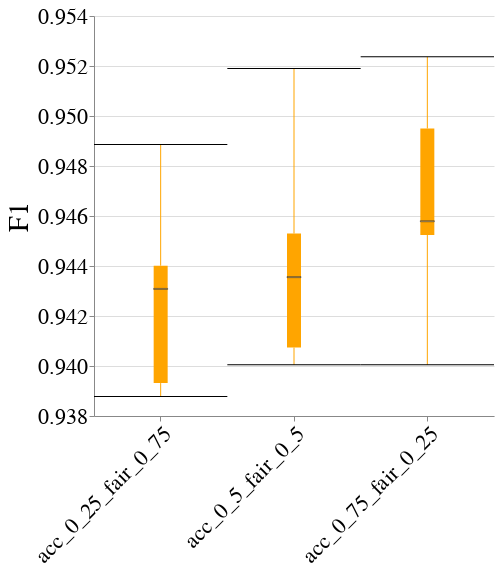

Here is the notebook cell this chart was saved with:
### Code cell
create_box_plot_per_dataset_and_case_study(to_plot=best_lp_metrics_per_exp_config_df,
                                           exp_name=EXP_NAME,
                                           dataset_name=DATASET_NAME,
                                           case_study_name=CASE_STUDY_NAME,
                                           metric_name="F1")

### Figure 1 — Vega-Lite specification as saved in the notebook (floating-point values rounded to 4 significant figures)
{"config": {"view": {"continuousWidth": 400, "continuousHeight": 300, "stroke": null}, "axis": {"labelFontSize": 22, "labelFontWeight": "normal", "titleFontSize": 28, "titleFontWeight": "normal"}, "title": {"fontSize": 28}}, "data": {"name": "data-9fe1efb6f56eb13ffd3f818dc6b45f68"}, "mark": {"type": "boxplot", "color": "orange", "median": {"stroke": "black", "strokeWidth": 0.7}, "ticks": true}, "encoding": {"x": {"axis": {"labelAngle": -45, "labelLimit": 500}, "field": "exp_config_name", "title": null, "type": "nominal"}, "y": {"field": "overall", "scale": {"zero": false}, "title": "F1", "type": "quantitative"}}, "height": 400, "width": 400, "$schema": "https://vega.github.io/schema/vega-lite/v4.17.0.json", "datasets": {"data-9fe1efb6f56eb13ffd3f818dc6b45f68": [{"exp_config_name": "acc_0_25_fair_0_75", "run_num": 1, "logical_pipeline_uuid": "Tm9uZSZOT19GQUlSTkVTU19JTlRFUlZFTlRJT04mZ2FuZGFsZl9jbGY=", "physical_pipeline_uuid": "8a0d4479-0156-4879-8293-2303178691de", "compound_pp_quality": 0.9848, "metric": "F1", "model_name": "gandalf_clf", "runtime_in_mins": 1.614, "dataset_name": "law_school", "logical_pipeline_name": "None&NO_FAIRNESS_INTERVENTION&gandalf_clf", "null_imputer_name": "None", "fairness_intervention_name": "NO_FAIRNESS_INTERVENTION", "male&race_dis": 0.825, "male&race_priv": 0.9495, "male_dis": 0.9283, "male_priv": 0.9477, "overall": 0.9393, "race_dis": 0.8408, "race_priv": 0.9569}, {"exp_config_name": "acc_0_25_fair_0_75", "run_num": 2, "logical_pipeline_uuid": "Tm9uZSZOT19GQUlSTkVTU19JTlRFUlZFTlRJT04mZ2FuZGFsZl9jbGY=", "physical_pipeline_uuid": "ebc6a20d-f1c4-4d8c-b481-135934f5f7a0", "compound_pp_quality": 0.9847, "metric": "F1", "model_name": "gandalf_clf", "runtime_in_mins": 1.765, "dataset_name": "law_school", "logical_pipeline_name": "None&NO_FAIRNESS_INTERVENTION&gandalf_clf", "null_imputer_name": "None", "fairness_intervention_name": "NO_FAIRNESS_INTERVENTION", "male&race_dis": 0.8349, "male&race_priv": 0.9479, "male_dis": 0.9293, "male_priv": 0.9462, "overall": 0.9388, "race_dis": 0.8458, "race_priv": 0.9558}, {"exp_config_name": "acc_0_25_fair_0_75", "run_num": 3, "logical_pipeline_uuid": "Tm9uZSZOT19GQUlSTkVTU19JTlRFUlZFTlRJT04mZ2FuZGFsZl9jbGY=", "physical_pipeline_uuid": "3047a13d-3489-4ef3-980a-aac93d23107e", "compound_pp_quality": 0.9857, "metric": "F1", "model_name": "gandalf_clf", "runtime_in_mins": 1.379, "dataset_name": "law_school", "logical_pipeline_name": "None&NO_FAIRNESS_INTERVENTION&gandalf_clf", "null_imputer_name": "None", "fairness_intervention_name": "NO_FAIRNESS_INTERVENTION", "male&race_dis": 0.8393, "male&race_priv": 0.9518, "male_dis": 0.9359, "male_priv": 0.9487, "overall": 0.9431, "race_dis": 0.8462, "race_priv": 0.9592}, {"exp_config_name": "acc_0_25_fair_0_75", "run_num": 4, "logical_pipeline_uuid": "Tm9uZSZOT19GQUlSTkVTU19JTlRFUlZFTlRJT04mZ2FuZGFsZl9jbGY=", "physical_pipeline_uuid": "df917591-0446-4876-a360-ea78565f9c3b", "compound_pp_quality": 0.987, "metric": "F1", "model_name": "gandalf_clf", "runtime_in_mins": 1.056, "dataset_name": "law_school", "logical_pipeline_name": "None&NO_FAIRNESS_INTERVENTION&gandalf_clf", "null_imputer_name": "None", "fairness_intervention_name": "NO_FAIRNESS_INTERVENTION", "male&race_dis": 0.8437, "male&race_priv": 0.9565, "male_dis": 0.9413, "male_priv": 0.9547, "overall": 0.9489, "race_dis": 0.8566, "race_priv": 0.9631}, {"exp_config_name": "acc_0_25_fair_0_75", "run_num": 5, "logical_pipeline_uuid": "Tm9uZSZOT19GQUlSTkVTU19JTlRFUlZFTlRJT04mZ2FuZGFsZl9jbGY=", "physical_pipeline_uuid": "434a94fe-8419-463f-8e2c-7d929b19ecc8", "compound_pp_quality": 0.9859, "metric": "F1", "model_name": "gandalf_clf", "runtime_in_mins": 4.295, "dataset_name": "law_school", "logical_pipeline_name": "None&NO_FAIRNESS_INTERVENTION&gandalf_clf", "null_imputer_name": "None", "fairness_intervention_name": "NO_FAIRNESS_INTERVENTION", "male&race_dis": 0.8239, "male&race_priv": 0.9534, "male_dis": 0.9371, "male_priv": 0.9494, "overall": 0.944, "race_dis": 0.8316, "race_priv": 0.9616}, {"exp_config_name": "acc_0_5_fair_0_5", "run_num": 1, "logical_pipeline_uuid": "Tm9uZSZOT19GQUlSTkVTU19JTlRFUlZFTlRJT04mZ2FuZGFsZl9jbGY=", "physical_pipeline_uuid": "490913b0-2ccd-4df9-b443-57ff29ad52d8", "compound_pp_quality": 0.9698, "metric": "F1", "model_name": "gandalf_clf", "runtime_in_mins": 1.71, "dataset_name": "law_school", "logical_pipeline_name": "None&NO_FAIRNESS_INTERVENTION&gandalf_clf", "null_imputer_name": "None", "fairness_intervention_name": "NO_FAIRNESS_INTERVENTION", "male&race_dis": 0.8269, "male&race_priv": 0.9499, "male_dis": 0.9295, "male_priv": 0.9481, "overall": 0.94, "race_dis": 0.843, "race_priv": 0.9569}, {"exp_config_name": "acc_0_5_fair_0_5", "run_num": 2, "logical_pipeline_uuid": "Tm9uZSZOT19GQUlSTkVTU19JTlRFUlZFTlRJT04mZ2FuZGFsZl9jbGY=", "physical_pipeline_uuid": "8988aae8-b2cc-48e0-8d10-fb275799ffa5", "compound_pp_quality": 0.9704, "metric": "F1", "model_name": "gandalf_clf", "runtime_in_mins": 2.755, "dataset_name": "law_school", "logical_pipeline_name": "None&NO_FAIRNESS_INTERVENTION&gandalf_clf", "null_imputer_name": "None", "fairness_intervention_name": "NO_FAIRNESS_INTERVENTION", "male&race_dis": 0.8421, "male&race_priv": 0.9491, "male_dis": 0.9314, "male_priv": 0.948, "overall": 0.9407, "race_dis": 0.8515, "race_priv": 0.9565}, {"exp_config_name": "acc_0_5_fair_0_5", "run_num": 3, "logical_pipeline_uuid": "Tm9uZSZOT19GQUlSTkVTU19JTlRFUlZFTlRJT04mZ2FuZGFsZl9jbGY=", "physical_pipeline_uuid": "a5e2856e-ba6a-449a-b22b-677c3e3b7963", "compound_pp_quality": 0.9716, "metric": "F1", "model_name": "gandalf_clf", "runtime_in_mins": 1.74, "dataset_name": "law_school", "logical_pipeline_name": "None&NO_FAIRNESS_INTERVENTION&gandalf_clf", "null_imputer_name": "None", "fairness_intervention_name": "NO_FAIRNESS_INTERVENTION", "male&race_dis": 0.8453, "male&race_priv": 0.9517, "male_dis": 0.9369, "male_priv": 0.9488, "overall": 0.9436, "race_dis": 0.848, "race_priv": 0.9592}, {"exp_config_name": "acc_0_5_fair_0_5", "run_num": 4, "logical_pipeline_uuid": "Tm9uZSZOT19GQUlSTkVTU19JTlRFUlZFTlRJT04mZ2FuZGFsZl9jbGY=", "physical_pipeline_uuid": "ab5cc229-0969-4197-9f71-1d7f0142256b", "compound_pp_quality": 0.9748, "metric": "F1", "model_name": "gandalf_clf", "runtime_in_mins": 3.378, "dataset_name": "law_school", "logical_pipeline_name": "None&NO_FAIRNESS_INTERVENTION&gandalf_clf", "null_imputer_name": "None", "fairness_intervention_name": "NO_FAIRNESS_INTERVENTION", "male&race_dis": 0.8798, "male&race_priv": 0.9568, "male_dis": 0.9462, "male_priv": 0.9563, "overall": 0.9519, "race_dis": 0.8896, "race_priv": 0.9609}, {"exp_config_name": "acc_0_5_fair_0_5", "run_num": 5, "logical_pipeline_uuid": "Tm9uZSZOT19GQUlSTkVTU19JTlRFUlZFTlRJT04mZ2FuZGFsZl9jbGY=", "physical_pipeline_uuid": "32e76f66-e158-46ba-b807-09616fd417b1", "compound_pp_quality": 0.9725, "metric": "F1", "model_name": "gandalf_clf", "runtime_in_mins": 1.885, "dataset_name": "law_school", "logical_pipeline_name": "None&NO_FAIRNESS_INTERVENTION&gandalf_clf", "null_imputer_name": "None", "fairness_intervention_name": "NO_FAIRNESS_INTERVENTION", "male&race_dis": 0.8327, "male&race_priv": 0.9539, "male_dis": 0.9388, "male_priv": 0.9504, "overall": 0.9453, "race_dis": 0.8421, "race_priv": 0.961}, {"exp_config_name": "acc_0_75_fair_0_25", "run_num": 1, "logical_pipeline_uuid": "Tm9uZSZOT19GQUlSTkVTU19JTlRFUlZFTlRJT04mZ2FuZGFsZl9jbGY=", "physical_pipeline_uuid": "c67846e7-56cf-434b-9bc2-9f3385419e40", "compound_pp_quality": 0.9549, "metric": "F1", "model_name": "gandalf_clf", "runtime_in_mins": 1.615, "dataset_name": "law_school", "logical_pipeline_name": "None&NO_FAIRNESS_INTERVENTION&gandalf_clf", "null_imputer_name": "None", "fairness_intervention_name": "NO_FAIRNESS_INTERVENTION", "male&race_dis": 0.8269, "male&race_priv": 0.9499, "male_dis": 0.9295, "male_priv": 0.9481, "overall": 0.94, "race_dis": 0.843, "race_priv": 0.9569}, {"exp_config_name": "acc_0_75_fair_0_25", "run_num": 2, "logical_pipeline_uuid": "Tm9uZSZOT19GQUlSTkVTU19JTlRFUlZFTlRJT04mcmZfY2xm", "physical_pipeline_uuid": "86b00ee4-55fe-4a60-b8f5-6ef352a22d88", "compound_pp_quality": 0.9563, "metric": "F1", "model_name": "rf_clf", "runtime_in_mins": 0.01542, "dataset_name": "law_school", "logical_pipeline_name": "None&NO_FAIRNESS_INTERVENTION&rf_clf", "null_imputer_name": "None", "fairness_intervention_name": "NO_FAIRNESS_INTERVENTION", "male&race_dis": 0.8679, "male&race_priv": 0.9513, "male_dis": 0.937, "male_priv": 0.9516, "overall": 0.9452, "race_dis": 0.8856, "race_priv": 0.9551}, {"exp_config_name": "acc_0_75_fair_0_25", "run_num": 3, "logical_pipeline_uuid": "Tm9uZSZOT19GQUlSTkVTU19JTlRFUlZFTlRJT04mcmZfY2xm", "physical_pipeline_uuid": "083cc59a-da5d-488f-a274-439d406a1645", "compound_pp_quality": 0.9577, "metric": "F1", "model_name": "rf_clf", "runtime_in_mins": 0.1624, "dataset_name": "law_school", "logical_pipeline_name": "None&NO_FAIRNESS_INTERVENTION&rf_clf", "null_imputer_name": "None", "fairness_intervention_name": "NO_FAIRNESS_INTERVENTION", "male&race_dis": 0.8571, "male&race_priv": 0.9527, "male_dis": 0.9418, "male_priv": 0.9489, "overall": 0.9458, "race_dis": 0.8642, "race_priv": 0.9581}, {"exp_config_name": "acc_0_75_fair_0_25", "run_num": 4, "logical_pipeline_uuid": "Tm9uZSZOT19GQUlSTkVTU19JTlRFUlZFTlRJT04mcmZfY2xm", "physical_pipeline_uuid": "98f9c7f9-06b1-4617-bdfa-39a206546886", "compound_pp_quality": 0.9635, "metric": "F1", "model_name": "rf_clf", "runtime_in_mins": 0.01353, "dataset_name": "law_school", "logical_pipeline_name": "None&NO_FAIRNESS_INTERVENTION&rf_clf", "null_imputer_name": "None", "fairness_intervention_name": "NO_FAIRNESS_INTERVENTION", "male&race_dis": 0.8717, "male&race_priv": 0.9579, "male_dis": 0.9478, "male_priv": 0.9559, "overall": 0.9524, "race_dis": 0.8839, "race_priv": 0.9623}, {"exp_config_name": "acc_0_75_fair_0_25", "run_num": 5, "logical_pipeline_uuid": "Tm9uZSZOT19GQUlSTkVTU19JTlRFUlZFTlRJT04mbGdibV9jbGY=", "physical_pipeline_uuid": "8d3a2cca-99b1-4b05-b7a2-47b978cf3715", "compound_pp_quality": 0.9599, "metric": "F1", "model_name": "lgbm_clf", "runtime_in_mins": 0.1248, "dataset_name": "law_school", "logical_pipeline_name": "None&NO_FAIRNESS_INTERVENTION&lgbm_clf", "null_imputer_name": "None", "fairness_intervention_name": "NO_FAIRNESS_INTERVENTION", "male&race_dis": 0.8571, "male&race_priv": 0.9561, "male_dis": 0.9447, "male_priv": 0.9532, "overall": 0.9495, "race_dis": 0.856, "race_priv": 0.9629}]}}
